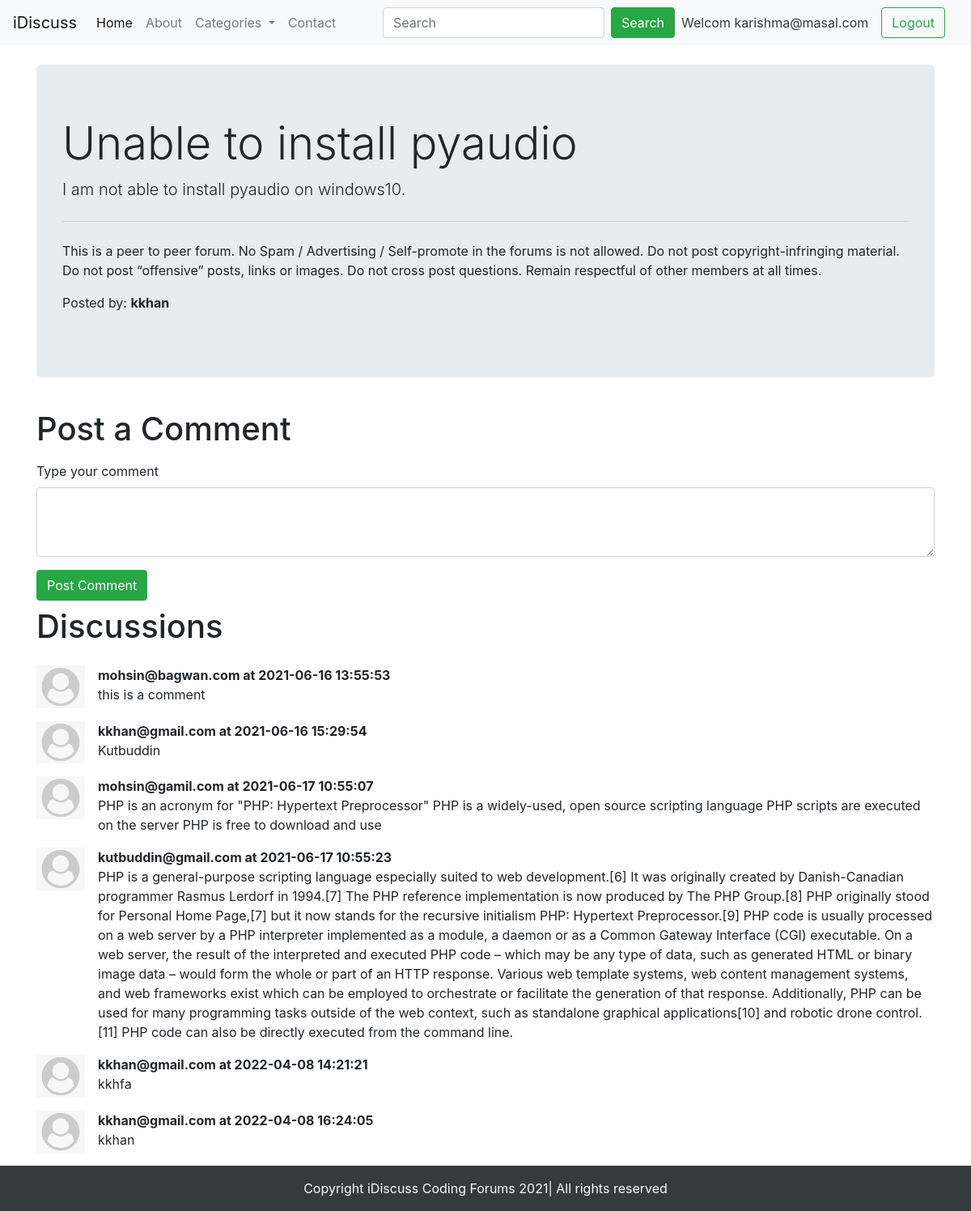
Screenshot of /thread.php?threadid=1 (signed in) with the database file from the repository.
### tables this page shows
CREATE TABLE `threads` (
  `thread_id` int(7) NOT NULL,
  `thread_title` varchar(255) NOT NULL,
  `thread_description` text NOT NULL,
  `thread_cat_id` int(7) NOT NULL,
  `thread_user_id` int(7) NOT NULL,
  `timestamp` datetime NOT NULL DEFAULT current_timestamp()
);

CREATE TABLE `comments` (
  `comment_id` int(8) NOT NULL,
  `comment_content` text NOT NULL,
  `thread_id` int(8) NOT NULL,
  `comment_by` int(8) NOT NULL,
  `comment_time` datetime NOT NULL DEFAULT current_timestamp()
);

CREATE TABLE `users` (
  `sno` int(8) NOT NULL,
  `user_email` varchar(30) NOT NULL,
  `user_pass` varchar(255) NOT NULL,
  `timestamp` datetime NOT NULL DEFAULT current_timestamp()
);

### thread.php (the view, shortened to what this page needs)
<!doctype html>
<html lang="en">
<head>
    <link rel="stylesheet" href="https://stackpath.bootstrapcdn.com/bootstrap/4.5.0/css/bootstrap.min.css"
>
</head>
<body>
    <?php include 'partials/_header.php';?>
    <?php include 'partials/_dbconnect.php';?>
    <?php
        $id = $_GET['threadid'];
        $sql = "SELECT * FROM `threads` WHERE thread_id=$id";
        $result = mysqli_query($conn, $sql);
        while($row = mysqli_fetch_assoc($result)){
            $title = $row['thread_title'];
            $desc = $row['thread_description'];
        }
    ?>
    <div class="container my-4">
        <div class="jumbotron">
            <h1 class="display-4"><?php echo $title; ?></h1>
            <p class="lead"><?php echo $desc; ?> </p>
            <hr class="my-4">
            <p>This is a peer to peer forum. No Spam / Advertising / Self-promote in the forums is not allowed. Do
                not post copyright-infringing material. Do not post “offensive” posts, links or images. Do not cross
                post questions. Remain respectful of other members at all times.</p>
            <p>Posted by: <b>kkhan</b></p>
        </div>
    </div>
    <div class="container">
        <h1 class="py-2">Post a Comment</h1>
        <form action="<?php echo $_SERVER['REQUEST_URI']; ?>" method="post">
            <div class="form-group">
                <label for="exampleFormControlTextArea1">Type your comment</label>
                <textarea class="form-control" id="comment" name="comment" rows="3"></textarea>
            </div>
            <button type="submit" class="btn btn-success">Post Comment</button>
        </form>
    </div>
    <div class="container" id="ques">
        <h1 class="py-2">Discussions</h1>
        <?php
            $id = $_GET['threadid'];
            $sql = "SELECT * FROM `comments` WHERE thread_id=$id";
            $result = mysqli_query($conn, $sql);
            while($row = mysqli_fetch_assoc($result)){
                $content = $row['comment_content'];
                $comment_time = $row['comment_time'];
                $thread_user_id = $row['comment_by'];
                $sql2 = "SELECT user_email FROM `users` WHERE sno='$thread_user_id'";
                $result2 = mysqli_query($conn, $sql2);
                $row2 = mysqli_fetch_assoc($result2);
                echo '<div class="media my-3">
                        <img src="img/user-default.png" width="60px" class="mr-3" alt="">
                        <div class="media-body">
                            <p class="font-weight-bold my-0">'. $row2['user_email'] .' at '. $comment_time. '</p> '. $content . '
                        </div>
                    </div>';
            }
        ?>
    </div>
    <?php include 'partials/_footer.php';?>
</body>
</html>

### thread.php (style rules this page uses)
#ques { min-height: 433px; }

### rows the page displays
threads: thread_title "Unable to install pyaudio", thread_description "I am not able to install pyaudio on windows10."
comments: users.user_email "mohsin@bagwan.com", comment_time "2021-06-16 13:55:53", comment_content "this is a comment"
comments: users.user_email "kkhan@gmail.com", comment_time "2021-06-16 15:29:54", comment_content "Kutbuddin"
comments: users.user_email "mohsin@gamil.com", comment_time "2021-06-17 10:55:07", comment_content "PHP is an acronym for \"PHP: Hypertext Preprocessor\" PHP is a widely-used, open source scripting language PHP scripts are executed on the server PHP is free to download and use"
comments: users.user_email "kutbuddin@gmail.com", comment_time "2021-06-17 10:55:23", comment_content "PHP is a general-purpose scripting language especially suited to web development.[6] It was originally created by Danish-Canadian programmer Rasmus Lerdorf in 1994.[7] The PHP reference implementation is now produced by The PHP Group.[8] PHP originally stood for Personal Home Page,[7] but it now stands for the recursive initialism PHP: Hypertext Preprocessor.[9] PHP code is usually processed on a web server by a PHP interpreter implemented as a module, a daemon or as a Common Gateway Interface (CGI) executable. On a web server, the result of the interpreted and executed PHP code – which may be any type of data, such as generated HTML or binary image data – would form the whole or part of an…"
comments: users.user_email "kkhan@gmail.com", comment_time "2022-04-08 14:21:21", comment_content "kkhfa"
comments: users.user_email "kkhan@gmail.com", comment_time "2022-04-08 16:24:05", comment_content "kkhan"

### other values shown
$_SESSION['useremail'] "karishma@masal.com"
